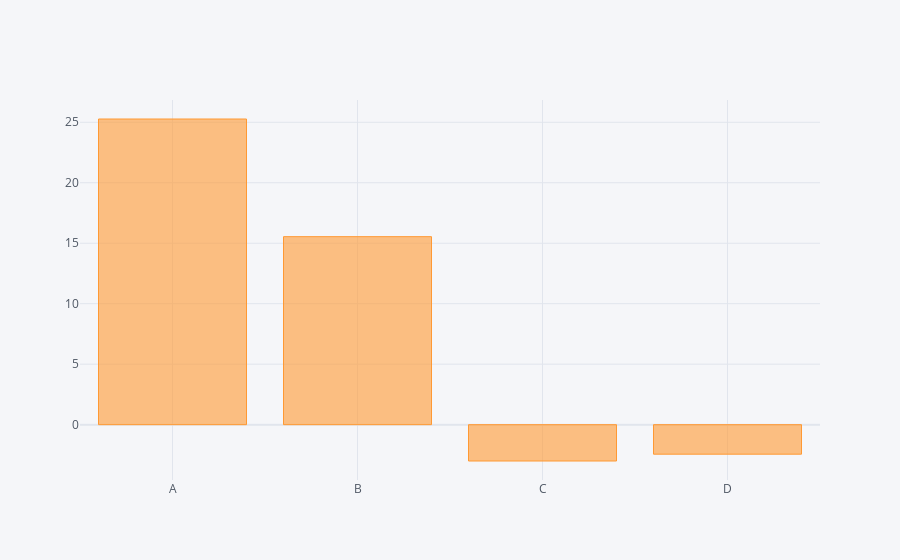

The notebook cell this image was saved under:
### Code cell
df.sum().iplot(kind='bar')

### Figure 1 — Plotly figure (JSON) as saved in the notebook; plotly's stock layout.template omitted (floating-point values rounded to 4 significant figures)
{"data": [{"marker": {"color": "rgba(255, 153, 51, 0.6)", "line": {"color": "rgba(255, 153, 51, 1.0)", "width": 1}}, "name": "None", "orientation": "v", "text": "", "type": "bar", "x": ["A", "B", "C", "D"], "y": [25.27, 15.54, -3.004, -2.44]}], "layout": {"legend": {"bgcolor": "#F5F6F9", "font": {"color": "#4D5663"}}, "paper_bgcolor": "#F5F6F9", "plot_bgcolor": "#F5F6F9", "title": {"font": {"color": "#4D5663"}}, "xaxis": {"gridcolor": "#E1E5ED", "showgrid": true, "tickfont": {"color": "#4D5663"}, "title": {"font": {"color": "#4D5663"}, "text": ""}, "zerolinecolor": "#E1E5ED"}, "yaxis": {"gridcolor": "#E1E5ED", "showgrid": true, "tickfont": {"color": "#4D5663"}, "title": {"font": {"color": "#4D5663"}, "text": ""}, "zerolinecolor": "#E1E5ED"}}}
